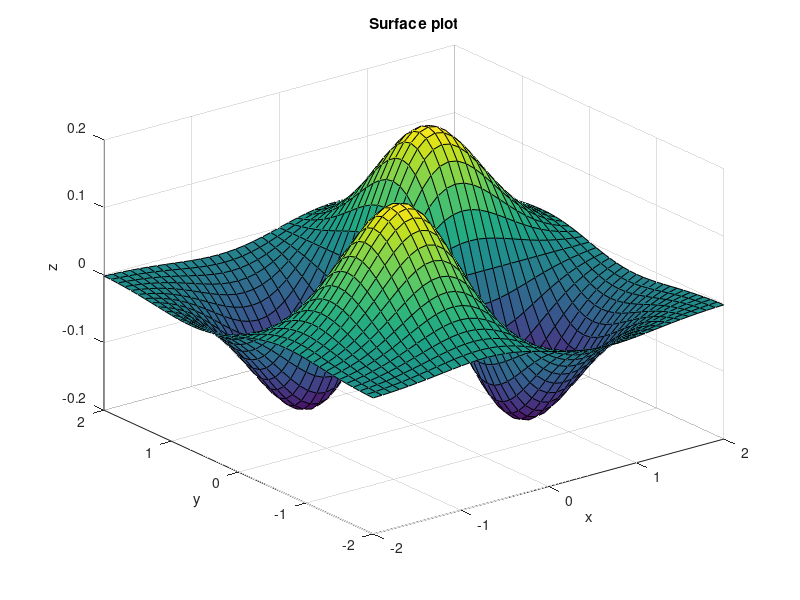
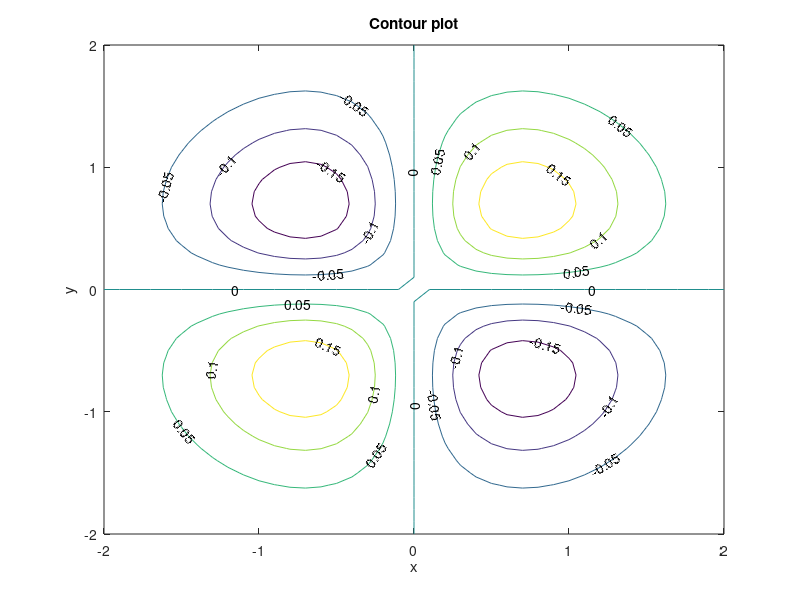
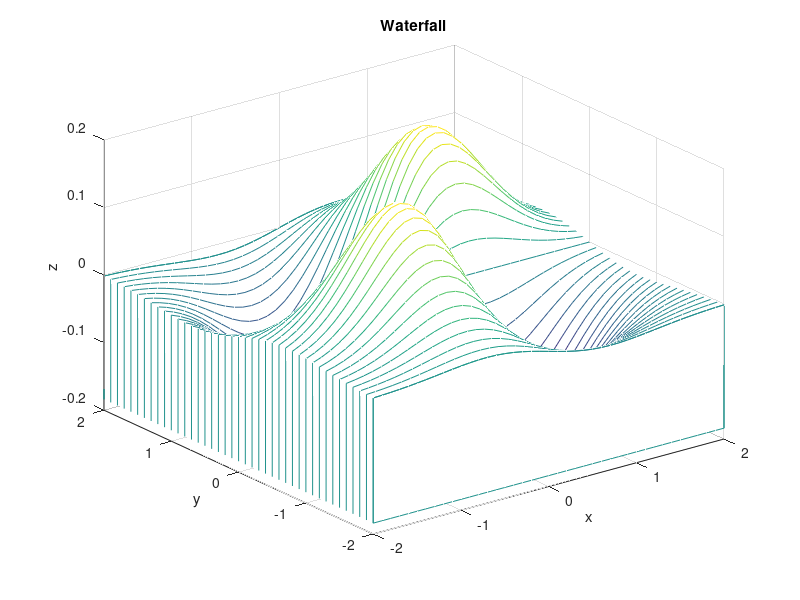
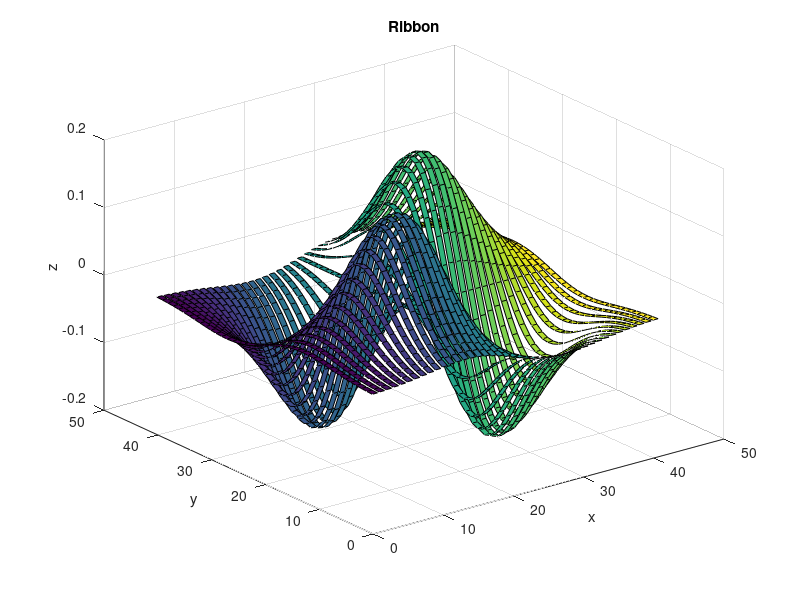

These figures' MATLAB source, in order:
[x y] = meshgrid(-2:0.1:2, -2:0.1:2);
z = x .* y .* exp(-x.^2 - y.^2)

figure;
surf(x,y,z);
title 'Surface plot'
xlabel('x'); ylabel('y'); zlabel('z');

figure;
v=-0.5:0.05:0.5;
contour(x,y,z,v,'ShowText', 'on');
title 'Contour plot'
xlabel('x'); ylabel('y'); zlabel('z');

figure;
waterfall(x,y,z);
title 'Waterfall'
xlabel('x'); ylabel('y'); zlabel('z');


figure;
ribbon(z);
title 'Ribbon'
xlabel('x'); ylabel('y'); zlabel('z');

[x y] = meshgrid(-2:0.2:2, -2:0.2:2);
z = x .* y .* exp(-x.^2 - y.^2)
[dx dy] = gradient(z,8,8)
figure;
contourf(x,y,z,30,'LineColor','none');
colormap(hot)
axis tight
colorbar
hold on;
quiver(x,y,dx,dy,'k');
title 'Vector plot'
xlabel('x'); ylabel('y'); zlabel('z');
